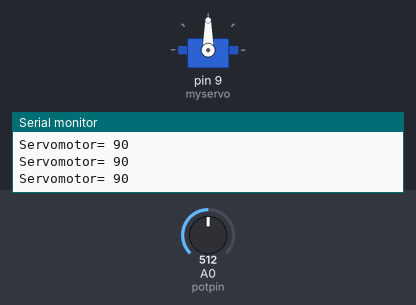
The sketch below on a simulated Arduino Uno, built with avr-gcc and run on an emulated ATmega328P. On the bench: servo, the last lines printed to the serial monitor. Inputs (shaded band) come from the test bench; at power-on: A0 (potpin) = 512.

Above: at 1.2 s.
1.3 s: A0 (potpin) set to 716
At 2.5 s:
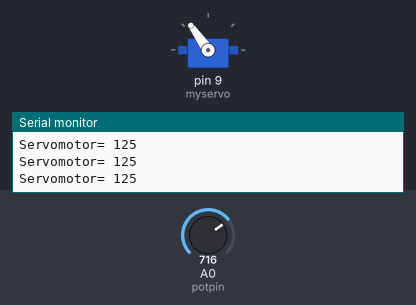
2.8 s: A0 (potpin) set to 900
At 4.0 s:
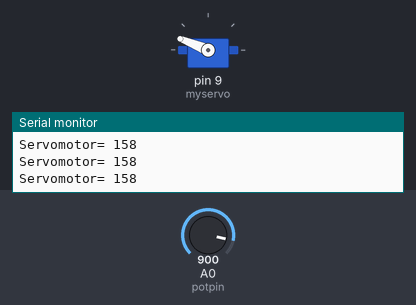
4.3 s: A0 (potpin) set to 1023
At 5.4 s:
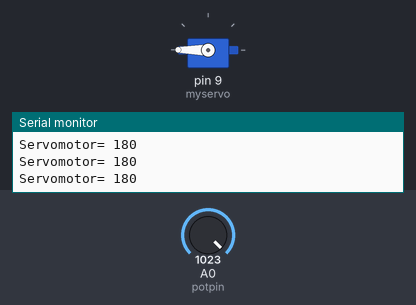
5.8 s: A0 (potpin) set to 306
At 6.8 s:
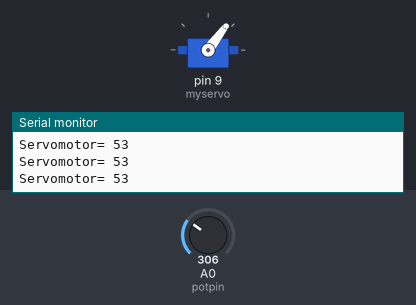
7.3 s: A0 (potpin) set to 122
At 8.1 s:
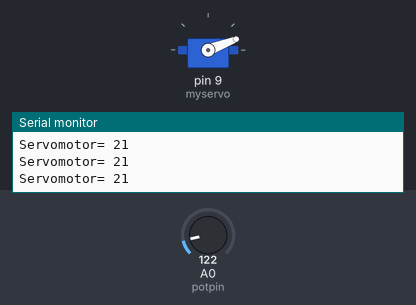
8.8 s: A0 (potpin) set to 0
At 9.4 s:
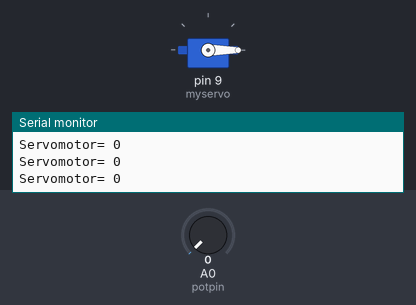
Timing chart, 0 to 11.3 s (numbered marks = the images above; inputs shaded):
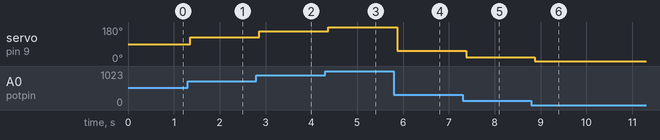

The sketch:

Practica10_Servomotor_y_potenciometro.ino
```cpp
//Practica10 Servomotor y potenciometro

#include <Servo.h>

Servo myservo;  //creamos el objeto de motor de servo

int potpin=A0;  //pin A0 analogico para control de motor
int val;  //variable para la lectura de valor analogico

void setup() {
  myservo.attach(9);  //Pin9 control servomotor
  Serial.begin(9600);  //monitor Serial
}

void loop() {
  val=analogRead(potpin);  //lectura del valor del potenciometro(valores 90 and 1023)
  val=map(val, 0, 1023, 0, 180);  //correlacion de escalas(valores entre 0 and 180)

  myservo.write(val);  //escribimos el valor en el servomotor
  delay(150);  //delay de retraso

  //texto monitor serial
  Serial.print("Servomotor= ");
  Serial.println(val);

}
```

Measured:
- after the input at 1.3 s, servo on pin 9 (myservo): 90° → 125° after 0.05 s
- after the input at 2.8 s, servo on pin 9 (myservo): 125° → 158° after 0.06 s
- after the input at 4.3 s, servo on pin 9 (myservo): 158° → 180° after 0.06 s
- after the input at 5.8 s, servo on pin 9 (myservo): 180° → 53° after 0.07 s
- after the input at 7.3 s, servo on pin 9 (myservo): 53° → 21° after 0.07 s
- after the input at 8.8 s, servo on pin 9 (myservo): 21° → 0° after 0.08 s
